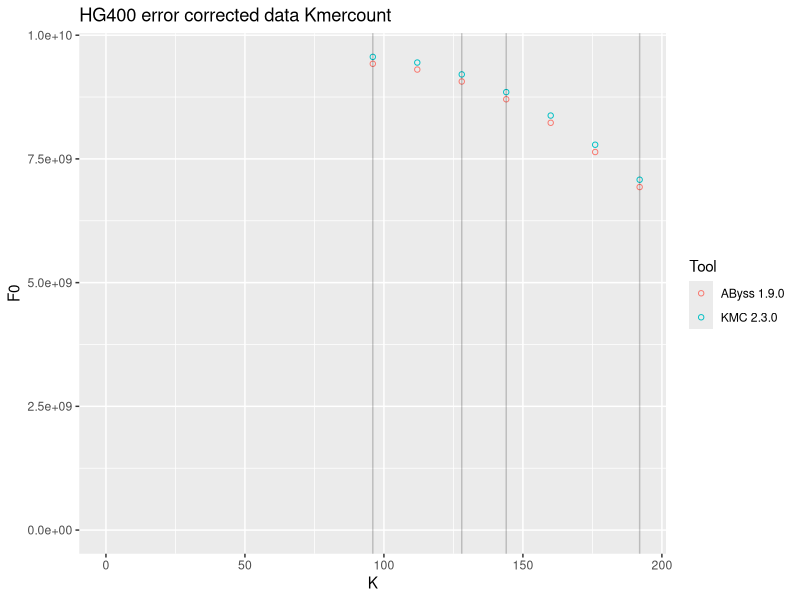
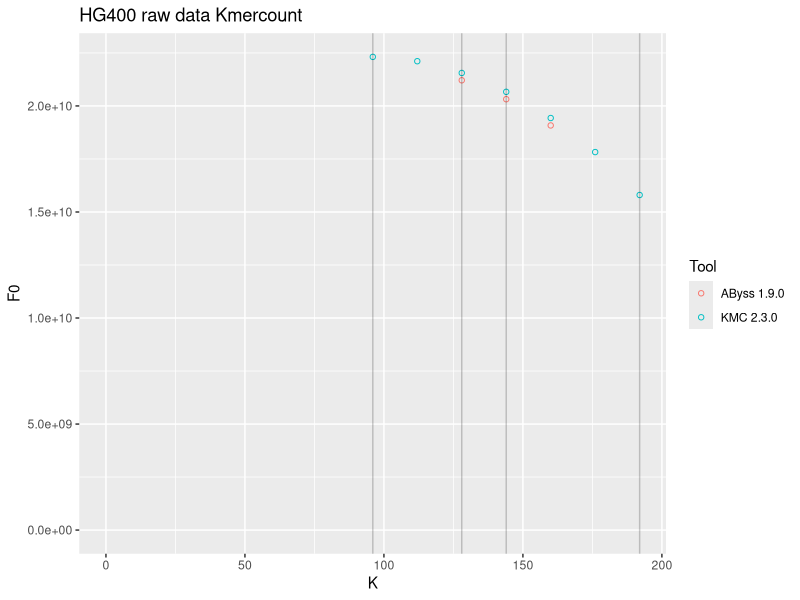

The R script that drew these images, in order:
## ---- chunk 1
knitr::opts_chunk$set(echo = TRUE)
options(knitr.table.format = 'markdown')
## ---- chunk 2
suppressPackageStartupMessages(library(dplyr))
library(ggplot2)
library(knitr)
library(readr)
## ---- chunk 3
kmcvsabyss_data <- read_tsv("kmercount-kmc-abyss.tsv")
kmcvsabyss_raw_data <- read_tsv("kmercount-kmc-abyss-giab-raw.tsv")
data <- kmcvsabyss_data %>% select(Tool,K,F0)
data_raw <-kmcvsabyss_raw_data %>% select (Tool, K, F0)
## ---- chunk 4
ggplot(data) + aes(x = K, y = F0, colour = Tool) + xlim(0, NA) + ylim(0, NA) +
  geom_point(shape = 1) + geom_vline(xintercept = c(96,128,144, 192), alpha = 0.2)+ggtitle("HG400 error corrected data Kmercount")
ggplot(data_raw) + aes(x = K, y = F0, colour = Tool) + xlim(0, NA) + ylim(0, NA) +
  geom_point(shape = 1) + geom_vline(xintercept = c(96,128,144, 192), alpha = 0.2)+ggtitle("HG400 raw data Kmercount")
## ---- chunk 5
data %>% knitr::kable()
## ---- chunk 6
data_raw %>% kable()
